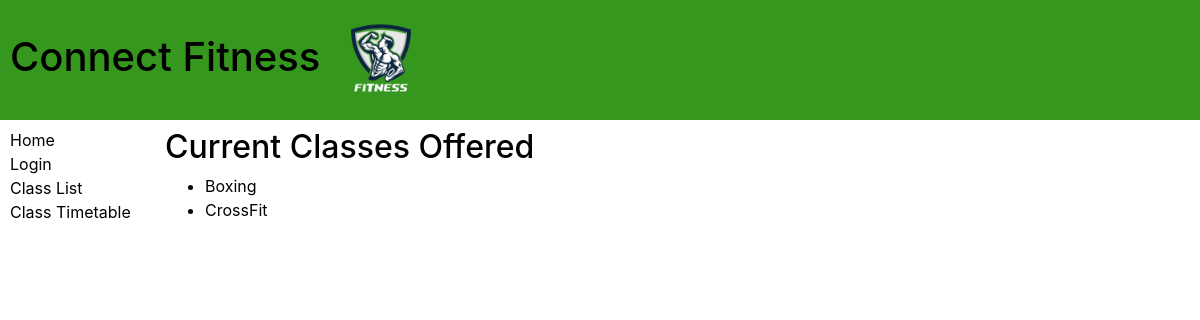
Before: /ERP/gym_classes with the older database file.
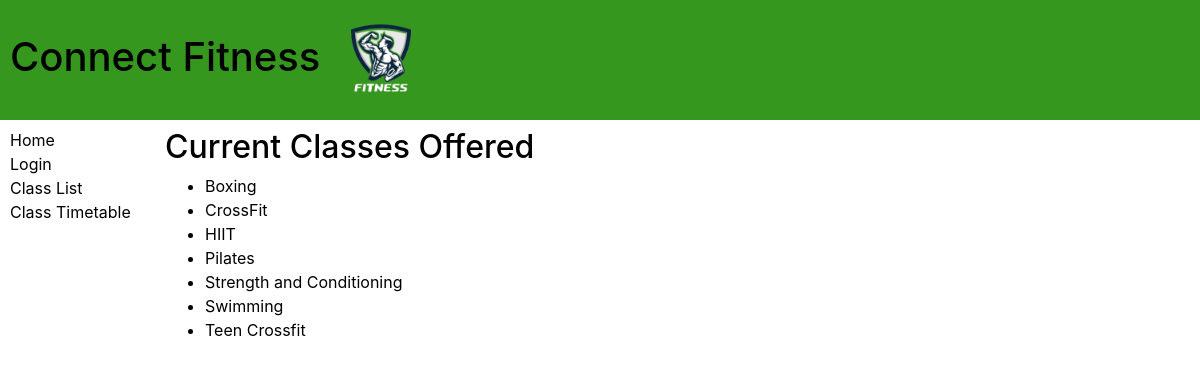
After: the same page with the newer database file.
### ERP/models.py (models this page shows, shortened)
class Gym_class(models.Model):
    title = models.CharField(max_length = 100)
    description = models.TextField(max_length=1000)
    archive = models.BooleanField(null = True, default=False)
    def get_absolute_url(self):
        return reverse("classes", args=[str(self.id)])
    class Meta:
        ordering = ['title']

### ERP/views.py (the view)
# urls.py: path("gym_classes", views.Gym_ClassListView.as_view(), name = "gym_classes"),
class Gym_ClassListView(generic.ListView):
    model = Gym_class
    context_object_name = "gym_class_list"
    template_name = "gym_class_list.html"

### ERP/templates/gym_class_list.html (shortened to what this page needs)
{% extends "base_generic.html" %}
{% block content %}
  <h2>Current Classes Offered</h2>
  {% if gym_class_list %}
  <ul>
    {% for class in gym_class_list %}
      <li>
        <a href="{{ class.get_absolute_url }}">{{ class.title }}</a>
      </li>
    {% endfor %}
  </ul>
  {% else %}
    <p>There are no classes in the system</p>
  {% endif %}
{% endblock %}

### ERP/templates/base_generic.html (shortened to what this page needs)
<!DOCTYPE html>
<html lang="en">
<head>
{% load static %}
  <h1 style="text-align:left; padding: 10px; color: #ffffff"><a class = "ex3" href="{% url 'index' %}"> Connect Fitness <img loading="lazy" src="{% static 'ERP/logo.webp' %}" alt="Image_Missing" height = 100px></a></h1>
  <link rel="stylesheet" href="https://cdn.jsdelivr.net/npm/bootstrap@4.5.3/dist/css/bootstrap.min.css">
  <link rel="stylesheet" href="{% static 'css/styles.css' %}">
</head>
<body style="background-color:#ffffff;">
  <div class="container-fluid">
    <div class="row">
      <div class="col-sm-1.1">
      {% block sidebar %}
        <ul class="sidebar-nav">
          <a class = "ex1" href="{% url 'index' %}">Home</a>
          <br>
          {% if user.is_authenticated %}
          <div style="color:#000000;" class = "ex2"> User: {{ user.get_username }}</div>
          <a class = "ex1"href="{% url 'logout'%}?next={{request.path}}">Logout</a>
          {% else %}
          <a class = "ex1" href="{% url 'login'%}?next={{request.path}}">Login</a>
          {% endif %}
          <br>
          <a class = "ex1" href="{% url 'gym_classes' %}">Class List</a>
          <br>
          <a class = "ex1" href="{% url 'timetable' %}">Class Timetable</a>
        </ul>
     {% endblock %}
      </div>
      <div class="col-sm-10 ">{% block content %}{% endblock %}</div>
    </div>
  </div>
</body>
</html>

### ERP/templates/base_generic.html (style rules this page uses)
html { background-color: #ffffff; }
body { visibility: visable; opacity: 1; background-color: #000000; }
div { color: #000000 }
li { color: #000000 }
h1 { color: #ffffff; background-color: #36971e; }
a { color: #000000 }
a.ex1:visited, a.ex1:link { padding-right: 0px; padding-left: 0px; padding-top: 0px; padding-bottom: 0px; width :140px; display:inline-block; color: #000000; }
a.ex3 { color: #000000 }
ul.sidebar-nav { padding-inline-start: 10px; }

Changed rows visible on the page:
added Gym_class: title "HIIT"
added Gym_class: title "Pilates"
added Gym_class: title "Strength and Conditioning"
added Gym_class: title "Swimming"
added Gym_class: title "Teen Crossfit"
